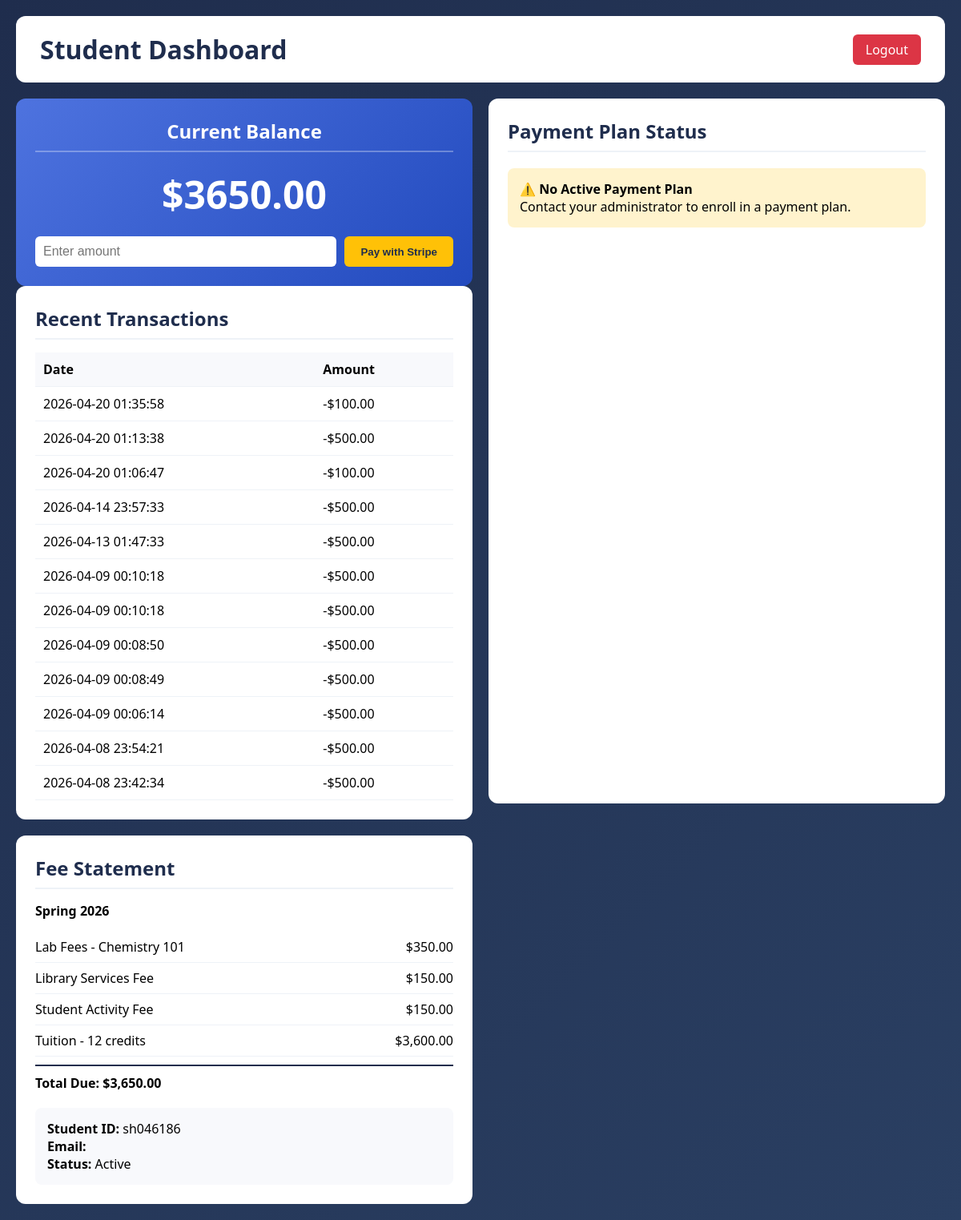
Page /student/dashboard (signed in) on the earlier database version.
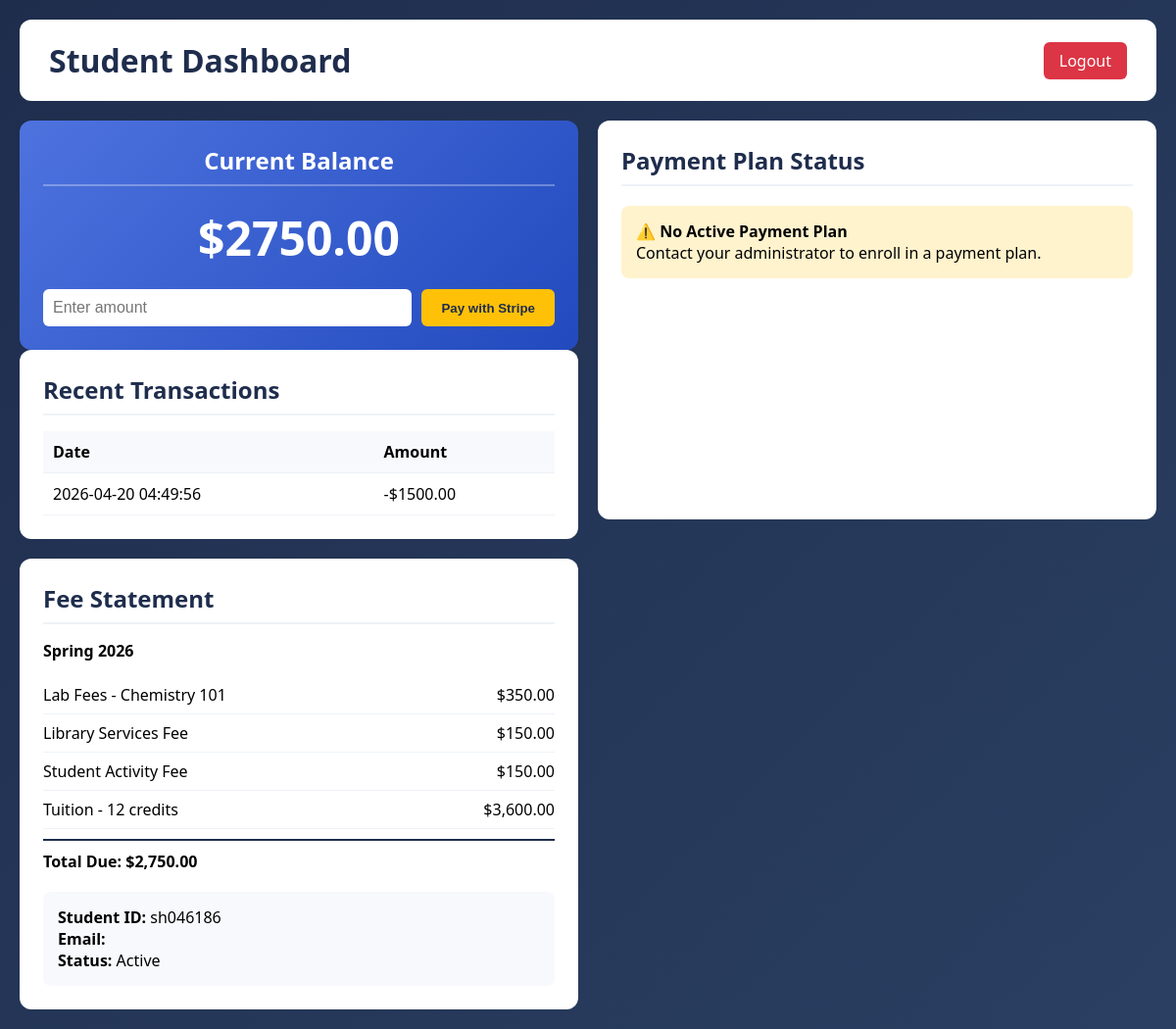
Same page on the later database version.
### tables this page shows
CREATE TABLE students (
                id INTEGER PRIMARY KEY AUTOINCREMENT,
                student_id TEXT UNIQUE NOT NULL,
                name TEXT NOT NULL,
                email TEXT UNIQUE NOT NULL,
                password_hash TEXT NOT NULL,
                balance DECIMAL(10,2) DEFAULT 0.00,
                role TEXT DEFAULT 'student',
                created_at TIMESTAMP DEFAULT CURRENT_TIMESTAMP
            );

CREATE TABLE payments (
                id INTEGER PRIMARY KEY AUTOINCREMENT,
                student_id INTEGER NOT NULL,
                amount DECIMAL(10,2) NOT NULL,
                payment_date TIMESTAMP DEFAULT CURRENT_TIMESTAMP,
                mock_mode BOOLEAN DEFAULT 1,
                FOREIGN KEY (student_id) REFERENCES students(id) ON DELETE CASCADE
            );

CREATE TABLE fee_items (
                id INTEGER PRIMARY KEY AUTOINCREMENT,
                student_id INTEGER NOT NULL,
                semester TEXT NOT NULL,
                description TEXT NOT NULL,
                amount DECIMAL(10,2) NOT NULL,
                category TEXT,
                FOREIGN KEY (student_id) REFERENCES students(id) ON DELETE CASCADE
            );

### app.py (the view)
@app.route("/student/dashboard")
def student_dashboard():
    if "student_id" not in session:
        return redirect(url_for("login"))
    if session.get("role") == "admin":
        return redirect(url_for("admin_dashboard"))
    student_id = session["student_id"]
    payment_message = session.pop("payment_message", None)
    balance_info = tuition_service.get_student_balance(student_id)
    statement = tuition_service.generate_fee_statement(student_id)
    payment_history = tuition_service.get_payment_history(student_id)
    return render_template(
        "student_dashboard.html",
        student=balance_info,
        statement=statement,
        payment_history=payment_history,
        payment_message=payment_message,
        current_year=datetime.now().year,
    )

### models.py (called while the page is built)
    @staticmethod
    def find_by_student_id(student_id: str) -> Optional["Student"]:
        conn = sqlite3.connect("tuition.db")
        conn.row_factory = sqlite3.Row
        cursor = conn.cursor()
        cursor.execute("SELECT * FROM students WHERE student_id = ?", (student_id,))
        row = cursor.fetchone()
        conn.close()
        if row:
            return Student(
                id=row["id"],
                student_id=row["student_id"],
                name=row["name"],
                email=row["email"],
                password_hash=row["password_hash"],  # ADD this
                balance=row["balance"],
                role=row["role"],
            )
        return None

### services.py (called while the page is built)
    def _get_current_semester(self) -> str:
        now = datetime.now()
        year = now.year
        if now.month <= 5:
            return f"Spring {year}"
        elif now.month <= 8:
            return f"Summer {year}"
        else:
            return f"Fall {year}"

    def _is_on_payment_plan(self, student_id: int) -> bool:
        return student_id in self._active_plans

### templates/student_dashboard.html (shortened to what the changed rows need)
<!DOCTYPE html>
<html lang="en">
<head>
</head>
<body>
    <div class="container">
        <div class="header">
            <h1>Student Dashboard</h1>
        </div>
        <div class="dashboard-grid">
            <div>
                <div class="card balance-card">
                    <h2>Current Balance</h2>
                    <div class="balance-amount" id="balance-amount">
                        {% if student %}
                        ${{ "%.2f"|format(student.balance) }}
                        {% else %}
                        $0.00
                        {% endif %}
                    </div>
                    <div class="payment-form">
                        <input type="number" id="payment-amount" class="payment-input" placeholder="Enter amount"
                            step="0.01">
                        <button class="pay-btn" onclick="makeStripePayment()">Pay with Stripe</button>
                    </div>
                </div>
                <div class="card">
                    <h2>Recent Transactions</h2>
                    <table>
                        <thead>
                            <tr>
                                <th>Date</th>
                                <th>Amount</th>
                            </tr>
                        </thead>
                        <tbody id="transactions-body">
                            {% if payment_history and payment_history.payments %}
                            {% for p in payment_history.payments %}
                            <tr>
                                <td>{{ p.date }}</td>
                                <td>-${{ "%.2f"|format(p.amount) }}</td>
                            </tr>
                            {% endfor %}
                            {% else %}
                            <tr>
                                <td colspan="2">No transactions yet</td>
                            </tr>
                            {% endif %}
                        </tbody>
                    </table>
                </div>
            </div>
            <div class="card" style="margin-bottom: 20px;">
                <h2>Payment Plan Status</h2>
            </div>
            <div class="card">
                <h2>Fee Statement</h2>
                {% if statement %}
                <div style="margin-top: 15px;">
                    {% if statement.fee_items and statement.fee_items|length > 0 %}
                    {% for fee_item in statement.fee_items %}
                    <div class="statement-row">
                        <span>{{ fee_item.description }}</span>
                        <span>{{ fee_item.amount_formatted }}</span>
                    </div>
                    {% endfor %}
                    <div class="statement-total">
                        <span>Total Due:</span>
                        <span>{{ statement.current_balance_formatted }}</span>
                    </div>
                    {% else %}
                    <p>No fee items found for this semester.</p>
                    {% endif %}
                </div>
                {% else %}
                <p>Unable to load fee statement.</p>
                {% endif %}
                {% if student %}
                <div class="summary-box">
                    <p><strong>Student ID:</strong> {{ student.student_id }}</p>
                    <p><strong>Email:</strong> {{ student.email }}</p>
                    <p><strong>Status:</strong> Active</p>
                </div>
                {% endif %}
            </div>
        </div>
    </div>
</body>
</html>

Differences in the rows shown:
removed payments: date "2026-04-20 01:35:58", amount "100.00"
removed payments: date "2026-04-20 01:13:38", amount "500.00"
removed payments: date "2026-04-20 01:06:47", amount "100.00"
removed payments: date "2026-04-14 23:57:33", amount "500.00"
removed payments: date "2026-04-13 01:47:33", amount "500.00"
removed payments: date "2026-04-09 00:10:18", amount "500.00"
removed payments: date "2026-04-09 00:10:18", amount "500.00"
removed payments: date "2026-04-09 00:08:50", amount "500.00"
removed payments: date "2026-04-09 00:08:49", amount "500.00"
removed payments: date "2026-04-09 00:06:14", amount "500.00"
removed payments: date "2026-04-08 23:54:21", amount "500.00"
changed students "sh046186": balance "3650.00" → "2750.00"
changed payments: date "2026-04-08 23:42:34" → "2026-04-20 04:49:56"; amount "500.00" → "1500.00"
Other differences:
{{ statement.current_balance_formatted }}: "$3,650.00" → "$2,750.00"
